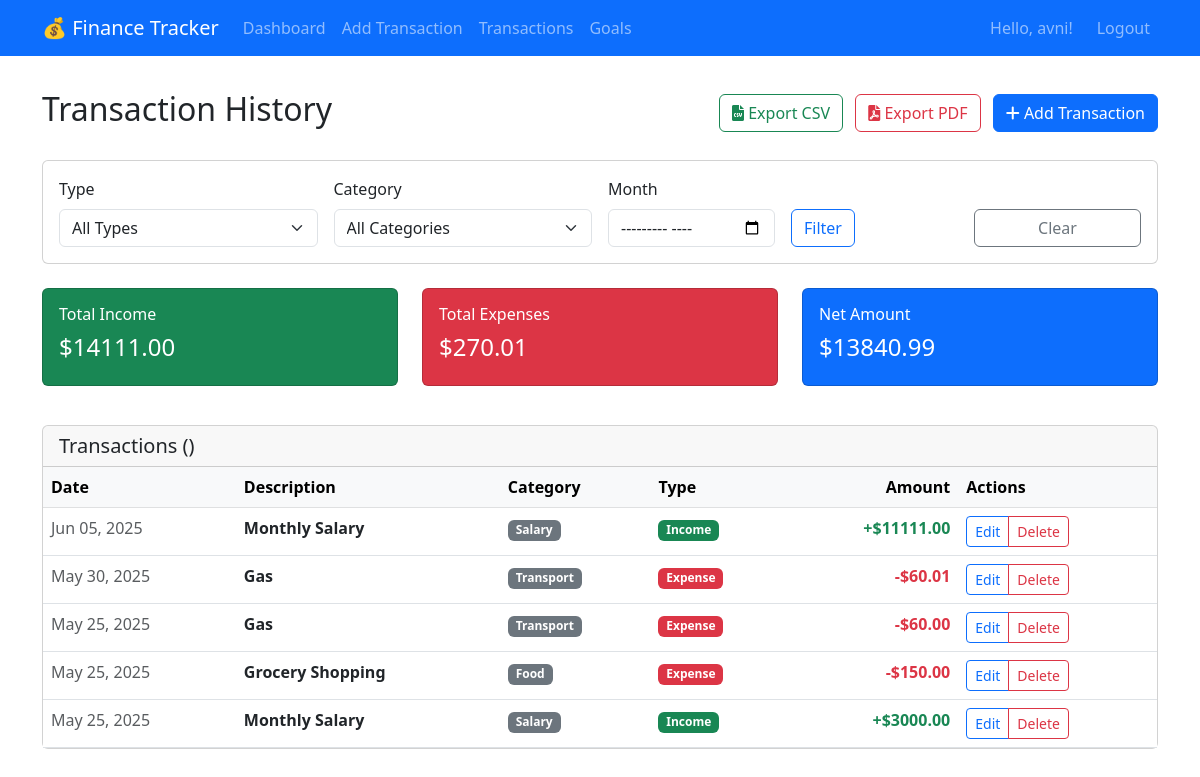
Page /transactions/ (signed in) on the committed database.
### tracker/models.py (models this page shows, shortened)
class Transaction(models.Model):
    TRANSACTION_TYPES = [
        ('income', 'Income'),
        ('expense', 'Expense'),
    ]
    user = models.ForeignKey(User, on_delete=models.CASCADE)
    amount = models.DecimalField(max_digits=10, decimal_places=2)
    description = models.CharField(max_length=200)
    category = models.ForeignKey(Category, on_delete=models.CASCADE)
    type = models.CharField(max_length=10, choices=TRANSACTION_TYPES)
    date = models.DateField(default=timezone.now)
    created_at = models.DateTimeField(auto_now_add=True)
    class Meta:
        ordering = ['-date', '-created_at']

class Category(models.Model):
    CATEGORY_TYPES = [
        ('income', 'Income'),
        ('expense', 'Expense'),
    ]
    name = models.CharField(max_length=100)
    type = models.CharField(max_length=10, choices=CATEGORY_TYPES)
    user = models.ForeignKey(User, on_delete=models.CASCADE)

### tracker/views.py (the view)
# urls.py: path('transactions/', views.transaction_list, name='transaction_list'),
@login_required
def transaction_list(request):
    transactions = Transaction.objects.filter(user=request.user).order_by('-date', '-created_at')
    transaction_type = request.GET.get('type')
    category_id = request.GET.get('category')
    month = request.GET.get('month')
    if transaction_type:
        transactions = transactions.filter(type=transaction_type)
    if category_id:
        transactions = transactions.filter(category_id=category_id)
    if month:
        try:
            year, month_num = month.split('-')
            transactions = transactions.filter(date__year=year, date__month=month_num)
        except ValueError:
            pass
    total_income = transactions.filter(type='income').aggregate(Sum('amount'))['amount__sum'] or 0
    total_expenses = transactions.filter(type='expense').aggregate(Sum('amount'))['amount__sum'] or 0
    net_amount = total_income - total_expenses
    paginator = Paginator(transactions, 20)  # Show 20 transactions per page
    page_number = request.GET.get('page')
    page_obj = paginator.get_page(page_number)
    categories = Category.objects.filter(user=request.user)
    context = {
        'transactions': page_obj,
        'categories': categories,
        'total_income': total_income,
        'total_expenses': total_expenses,
        'net_amount': net_amount,
        'is_paginated': page_obj.has_other_pages(),
        'page_obj': page_obj,
    }
    return render(request, 'tracker/transactions.html', context)

### templates/tracker/transactions.html (shortened to what this page needs)
{% extends 'base.html' %}
{% load static %}
{% block content %}
<div class="d-flex justify-content-between align-items-center mb-4">
    <h2>Transaction History</h2>
    <div>
        <a href="{% url 'export_transactions_csv' %}" class="btn btn-outline-success me-2">
            <i class="fas fa-file-csv"></i> Export CSV
        </a>
        <a href="{% url 'export_transactions_pdf' %}" class="btn btn-outline-danger me-2">
            <i class="fas fa-file-pdf"></i> Export PDF
        </a>
        <button type="button" class="btn btn-primary" onclick="showAddTransactionModal()">
            <i class="fas fa-plus"></i> Add Transaction
        </button>
    </div>
</div>
<div class="card mb-4">
    <div class="card-body">
        <form method="get" class="row g-3">
            <div class="col-md-3">
                <label for="type" class="form-label">Type</label>
                <select name="type" id="type" class="form-select">
                    <option value="">All Types</option>
                </select>
            </div>
            <div class="col-md-3">
                <label for="category" class="form-label">Category</label>
                <select name="category" id="category" class="form-select">
                    <option value="">All Categories</option>
                </select>
            </div>
            <div class="col-md-2">
                <label for="month" class="form-label">Month</label>
                <input type="month" name="month" id="month" class="form-control" value="{{ request.GET.month }}">
            </div>
            <div class="col-md-2">
                <label class="form-label">&nbsp;</label>
                <button type="submit" class="btn btn-outline-primary d-block">Filter</button>
            </div>
            <div class="col-md-2">
                <label class="form-label">&nbsp;</label>
                <a href="{% url 'transaction_list' %}" class="btn btn-outline-secondary d-block">Clear</a>
            </div>
        </form>
    </div>
</div>
<div class="row mb-4">
    <div class="col-md-4">
        <div class="card bg-success text-white dashboard-card">
            <div class="card-body">
                <h6>Total Income</h6>
                <h4>${{ total_income|floatformat:2 }}</h4>
            </div>
        </div>
    </div>
    <div class="col-md-4">
        <div class="card bg-danger text-white dashboard-card">
            <div class="card-body">
                <h6>Total Expenses</h6>
                <h4>${{ total_expenses|floatformat:2 }}</h4>
            </div>
        </div>
    </div>
    <div class="col-md-4">
        <div class="card {% if net_amount >= 0 %}bg-primary{% else %}bg-warning{% endif %} text-white dashboard-card">
            <div class="card-body">
                <h6>Net Amount</h6>
                <h4>${{ net_amount|floatformat:2 }}</h4>
            </div>
        </div>
    </div>
</div>
<div class="card">
    <div class="card-header">
        <h5 class="mb-0">Transactions ({{ transactions.count }})</h5>
    </div>
    <div class="card-body p-0">
        {% if transactions %}
            <div class="table-responsive">
                <table class="table table-hover mb-0">
                    <thead class="table-light">
                        <tr>
                            <th>Date</th>
                            <th>Description</th>
                            <th>Category</th>
                            <th>Type</th>
                            <th class="text-end">Amount</th>
                            <th>Actions</th>
                        </tr>
                    </thead>
                    <tbody>
                        {% for transaction in transactions %}
                        <tr>
                            <td class="text-muted">{{ transaction.date|date:"M d, Y" }}</td>
                            <td>
                                <strong>{{ transaction.description }}</strong>
                            </td>
                            <td>
                                <span class="badge bg-secondary">{{ transaction.category.name }}</span>
                            </td>
                            <td>
                                {% if transaction.type == 'income' %}
                                    <span class="badge bg-success">Income</span>
                                {% else %}
                                    <span class="badge bg-danger">Expense</span>
                                {% endif %}
                            </td>
                            <td class="text-end">
                                <strong class="{% if transaction.type == 'income' %}text-success{% else %}text-danger{% endif %}">
                                    {% if transaction.type == 'income' %}+{% else %}-{% endif %}${{ transaction.amount|floatformat:2 }}
                                </strong>
                            </td>
                            <td>
                                <div class="btn-group" role="group">
                                    <button type="button" class="btn btn-sm btn-outline-primary" onclick="editTransaction('{{ transaction.id }}')">
                                        Edit
                                    </button>
                                    <button type="button" class="btn btn-sm btn-outline-danger" onclick="deleteTransaction('{{ transaction.id }}')">
                                        Delete
                                    </button>
                                </div>
                            </td>
                        </tr>
                        {% endfor %}
                    </tbody>
                </table>
            </div>
        {% else %}
            <div class="text-center py-5">
                <h5 class="text-muted">No transactions found</h5>
                <p class="text-muted">Start by adding your first transaction</p>
                <button type="button" class="btn btn-primary" onclick="showAddTransactionModal()">Add Transaction</button>
            </div>
        {% endif %}
    </div>
</div>
{% endblock %}

### templates/base.html (shortened to what this page needs)
<!DOCTYPE html>
{% load static %}
<html lang="en">
<head>
    <link href="https://cdn.jsdelivr.net/npm/bootstrap@5.3.0/dist/css/bootstrap.min.css" rel="stylesheet">
    <link rel="stylesheet" href="https://cdnjs.cloudflare.com/ajax/libs/font-awesome/6.0.0/css/all.min.css">
    <link rel="stylesheet" href="{% static 'css/style.css' %}">
</head>
<body>
    <nav class="navbar navbar-expand-lg navbar-dark bg-primary d-none d-lg-block">
        <div class="container">
            <a class="navbar-brand" href="{% if user.is_authenticated %}{% url 'dashboard' %}{% else %}{% url 'home' %}{% endif %}">
                💰 Finance Tracker
            </a>
            <div class="collapse navbar-collapse" id="navbarNav">
                {% if user.is_authenticated %}
                    <div class="navbar-nav me-auto">
                        <a class="nav-link" href="{% url 'dashboard' %}">Dashboard</a>
                        <a class="nav-link" href="{% url 'add_transaction' %}">Add Transaction</a>
                        <a class="nav-link" href="{% url 'transaction_list' %}">Transactions</a>
                        <a class="nav-link" href="{% url 'savings_goals' %}">Goals</a>
                    </div>
                    <div class="navbar-nav ms-auto">
                        <span class="navbar-text me-3">Hello, {{ user.username }}!</span>
                        <a class="nav-link" href="{% url 'logout' %}">Logout</a>
                    </div>
                {% else %}
                    <div class="navbar-nav ms-auto">
                        <a class="nav-link" href="{% url 'login' %}">Login</a>
                        <a class="nav-link" href="{% url 'register' %}">Sign Up</a>
                    </div>
                {% endif %}
            </div>
        </div>
    </nav>
    <main class="container mt-4">
        {% block content %}
        {% endblock %}
    </main>
</body>
</html>

### static/css/style.css (style rules this page uses)
.dashboard-card { transition: transform 0.2s; }
.dashboard-card { margin-bottom: 15px; transition: transform 0.2s; }
main.container { padding-bottom: 70px; }
@media (min-width: 769px) { .navbar-expand-lg { display: flex; } }
main.container { padding-top: 10px; padding-bottom: 70px; }

### rows in the picture
Transaction: type "Income"
Transaction: type "Expense"
Transaction: type "Expense"
Transaction: type "Expense"
Transaction: type "Income"

### other values in the picture
{{ user.username }} "avni"
{{ total_income|floatformat:2 }} "14111.00"
{{ total_expenses|floatformat:2 }} "270.01"
{{ net_amount|floatformat:2 }} "13840.99"
